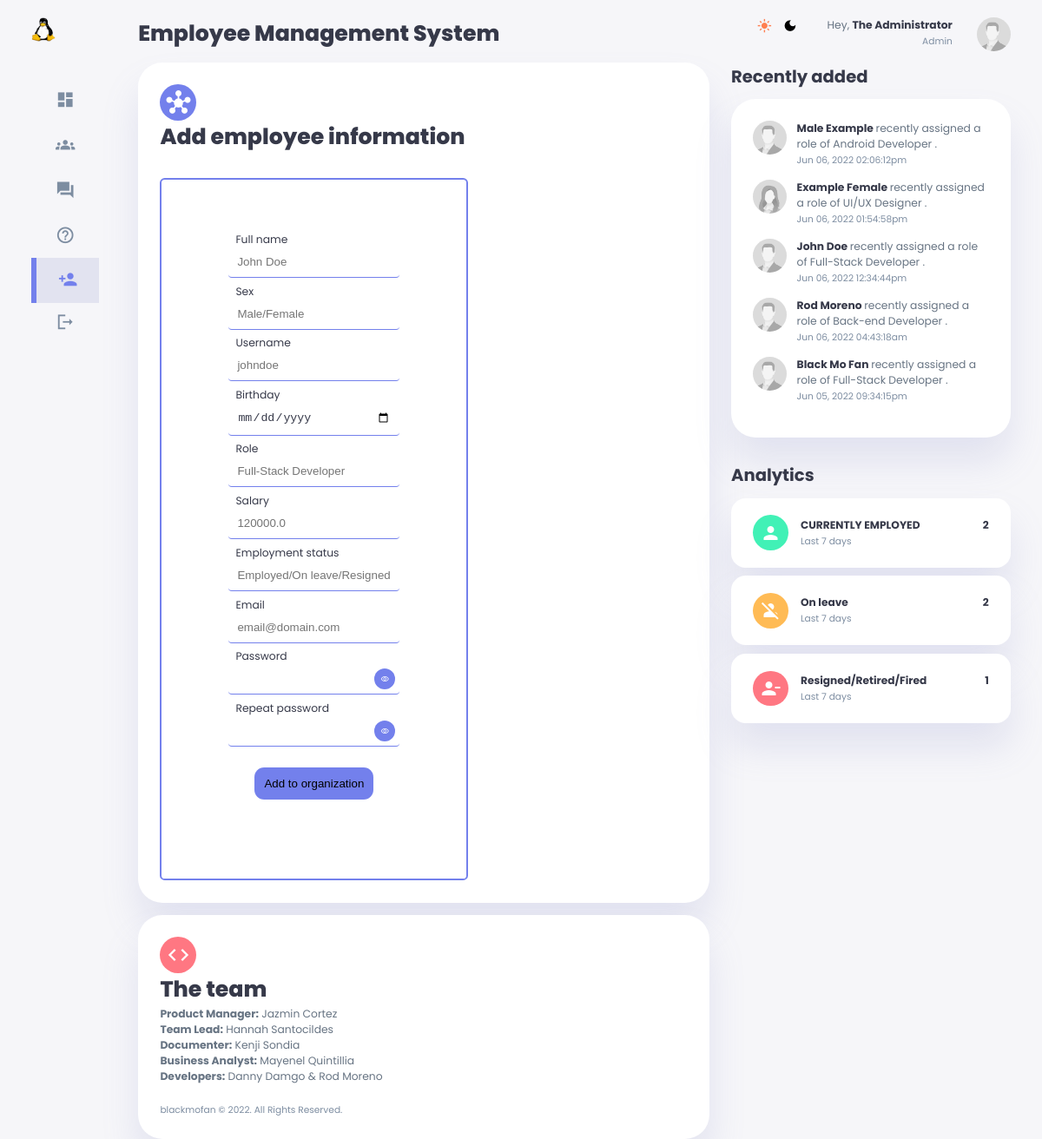
/utilities/signup.php (signed in), run on the app's committed database.
### tables this page shows
CREATE TABLE `users` (
  `id` bigint(20) NOT NULL,
  `user_id` bigint(20) NOT NULL,
  `full_name` varchar(100) NOT NULL,
  `gender` varchar(50) NOT NULL,
  `user_name` varchar(100) NOT NULL,
  `birthday` varchar(50) NOT NULL,
  `role` varchar(100) NOT NULL,
  `email` varchar(100) NOT NULL,
  `password` varchar(100) NOT NULL,
  `date` datetime NOT NULL,
  `update_date` timestamp NOT NULL DEFAULT current_timestamp() ON UPDATE current_timestamp(),
  `employment_status` varchar(100) NOT NULL,
  `salary` float NOT NULL
);

### utilities/footer-signup.php (the view, shortened to what this page needs)
</main>
        <section class="right">
            <div class="top">
                <div id="theme-toggler">
                    <span class="material-icons-sharp" id="sun">
                    </span>
                    <span class="material-icons-sharp" id="moon">
                    </span>
                </div>
        <?php
        if(isset($_SESSION["userid"])) {
            echo '<div class="profile">';
            echo '        <div class="info">';
            echo '            <p>Hey, <b>';
                                    echo $_SESSION["fullname"];
            echo '                </b></p>';
            echo '            <small class="text-muted">';
                    if($_SESSION["username"] === "Admin"){
                        echo "Admin";
                    }
                    else{
                        echo "Employee";
                    }
            echo '            </small>';
            echo '        </div>';
            echo '        <div class="profile-photo">';
            echo '            <img src="../assets/images/' . $_SESSION["gender"] . '.jpg">';
            echo '        </div>';
            echo '    </div>';
        ?>
            </div>
        <?php
            echo '        <div class="recent-updates">';
            echo '            <h2>Recently added</h2>';
                            $result = mysqli_query($conn, "SELECT * FROM users ORDER BY date DESC;");
                            if(mysqli_num_rows($result) > 0) {
            echo '          <div class="updates">';
                                while($row = mysqli_fetch_array($result)) {
                                    if($row['user_name'] === "Admin"){
                                        continue;
                                    }
            echo '                    <div class="update">';
            echo '                        <div class="profile-photo">';
            echo '                            <img src="../assets/images/';
                                            if($row["gender"] === "Male") {
                                                echo "Male";
                                            } else {
                                                echo "Female";
                                            }
            echo '.jpg">';
            echo '                        </div>';
            echo '                        <div class="message">';
            echo '                            <p><b>';
                                            echo $row["full_name"];
            echo '                            </b> recently assigned a role of ';
                                                echo $row["role"];
            echo '                                   .</p>';
            echo '                            <small class="text-muted">';
                                                echo date('M d, Y h:i:sa', strtotime($row["date"]));
            echo '                                    </small>';
            echo '                        </div>';
            echo '                    </div>';
                                }
                                } else {
                                    echo "No result found";
                                }
            echo '    </div>';
            echo '</div>';
            echo '<div class="analytics">';
            echo '    <h2>Analytics</h2>';
            echo '    <div class="item online">';
            echo '        <div class="icon">';
            echo '           <span class="material-icons-sharp">';
            echo '            </span>';
            echo '        </div>';
            echo '        <div class="right">';
            echo '           <div class="info">';
            echo '               <h3>CURRENTLY EMPLOYED</h3>';
            echo '                <small class="text-muted">Last 7 days</small>';
            echo '            </div>';
            echo '            <h3>';
                                    echo $employed - 1;
            echo '            </h3>';
            echo '        </div>';
            echo '    </div>';
            echo '    <div class="item offline">';
            echo '        <div class="icon">';
            echo '            <span class="material-icons-sharp">';
            echo '            </span>';
            echo '        </div>';
            echo '        <div class="right">';
            echo '            <div class="info">';
            echo '                <h3>On leave</h3>';
            echo '                <small class="text-muted">Last 7 days</small>';
            echo '            </div>';
            echo '            <h3>';
                                echo $onleave;
            echo '            </h3>';
            echo '        </div>';
            echo '    </div>';
            echo '    <div class="item customers">';
            echo '        <div class="icon">';
            echo '            <span class="material-icons-sharp">';
            echo '            </span>';
            echo '        </div>';
            echo '        <div class="right">';
            echo '            <div class="info">';
            echo '                <h3>Resigned/Retired/Fired</h3>';
            echo '                <small class="text-muted">Last 7 days</small>';
            echo '            </div>';
            echo '            <h3>';
                                echo $resigned;
            echo '            </h3>';
            echo '        </div>';
            echo '    </div>';
            echo '</div>';
            }
        ?>
        </section>
    </section>
</body>
</html>

### css/style.css (style rules this page uses)
:root { --color-primary: #7380ec; --color-danger: #ff7782; --color-success: #41f1b6; --color-warning: #ffbb55; --color-white: #fff; --color-info-dark: #7d8da1; --color-info-light: #dce1eb; --color-dark: #363949; --color-light: rgba(132, 139, 200, 0.18); --color-primary-variant: #111e88; --color-dark-variant: #677483; --color-background: #f6f6f9; --card-border-radius: 2rem; --border-radius-1: 0.4rem; --border-radius-2: 0.8rem; --border-radius-3: 1.2rem; --card-padding: 1.8rem; --padding-1: 1.2rem; --box-shadow: 0 2rem 3rem var(--color-light); --left-msg-bg: #ececec; --right-msg-bg: #579ffb; }
body[theme=light] { --color-background: #f6f6f9; --color-white: #fff; --color-dark: #363949; --color-dark-variant: #677483; --color-light: rgba(132, 139, 200, 0.18); --box-shadow: 0 2rem 3rem var(--color-light); }
* { margin: 0; padding: 0; outline: 0; appearance: none; border: 0; text-decoration: none; list-style: none; box-sizing: border-box; }
html { font-size: 14px; }
body { width: 100vw; height: 100vh; font-family: poppins, sans-serif; font-size: 0.88rem; background: var(--color-background); user-select: none; overflow-x: hidden; color: var(--color-dark); box-sizing: border-box; }
img { display: block; width: 100%; }
h2 { font-size: 1.4rem; }
h3 { font-size: 0.87rem; }
small { font-size: 0.76rem; }
.profile-photo { width: 2.8rem; height: 2.8rem; border-radius: 50%; overflow: hidden; }
.text-muted { color: var(--color-info-dark); }
p { color: var(--color-dark-variant); }
b { color: var(--color-dark); }
.right { margin-top: 1.4rem; }
.right .top { display: flex; justify-content: end; gap: 2rem; }
#theme-toggler { display: flex; justify-content: space-between; align-items: center; height: 1.6rem; width: 4.2rem; cursor: pointer; border-radius: var(--border-radius-1); }
#theme-toggler span { font-size: 1.2rem; width: 50%; height: 100%; display: flex; align-items: center; justify-content: center; }
#sun { color: coral; }
#moon { color: #000; }
.right .top .profile { display: flex; gap: 2rem; text-align: right; }
.right .recent-updates { margin-top: 1rem; }
.right .recent-updates h2 { margin-bottom: 0.8rem; }
.right .recent-updates .updates { background: var(--color-white); padding: var(--card-padding); border-radius: var(--card-border-radius); box-shadow: var(--box-shadow); transition: all 300ms ease; }
.right .recent-updates .updates .update { display: grid; grid-template-columns: 2.6rem auto; gap: 1rem; margin-bottom: 1rem; }
.right .analytics { margin-top: 2rem; }
.right .analytics h2 { margin-bottom: 0.8rem; }
.right .analytics .item { background: var(--color-white); display: flex; align-items: center; gap: 1rem; margin-bottom: 0.7rem; padding: 1.4rem var(--card-padding); border-radius: var(--border-radius-3); box-shadow: var(--box-shadow); transition: all 300ms ease; }
.right .analytics .item .right { display: flex; justify-content: space-between; align-items: start; margin: 0; width: 100%; }
.right .analytics .item .icon { padding: 0.6rem; color: var(--color-white); border-radius: 50%; background: var(--color-success); display: flex; }
.right .analytics .item.offline .icon { background: var(--color-warning); }
.right .analytics .item.customers .icon { background: var(--color-danger); }

### data on the page
users: full_name "Male Example", role "Android Developer", date "Jun 06, 2022 02:06:12pm"
users: full_name "Example Female", role "UI/UX Designer", date "Jun 06, 2022 01:54:58pm"
users: full_name "John Doe", role "Full-Stack Developer", date "Jun 06, 2022 12:34:44pm"
users: full_name "Rod Moreno", role "Back-end Developer", date "Jun 06, 2022 04:43:18am"
users: full_name "Black Mo Fan", role "Full-Stack Developer", date "Jun 05, 2022 09:34:15pm"

### other printed values
$_SESSION["fullname"] "The Administrator"
$employed - 1 "2"
$onleave "2"
$resigned "1"
